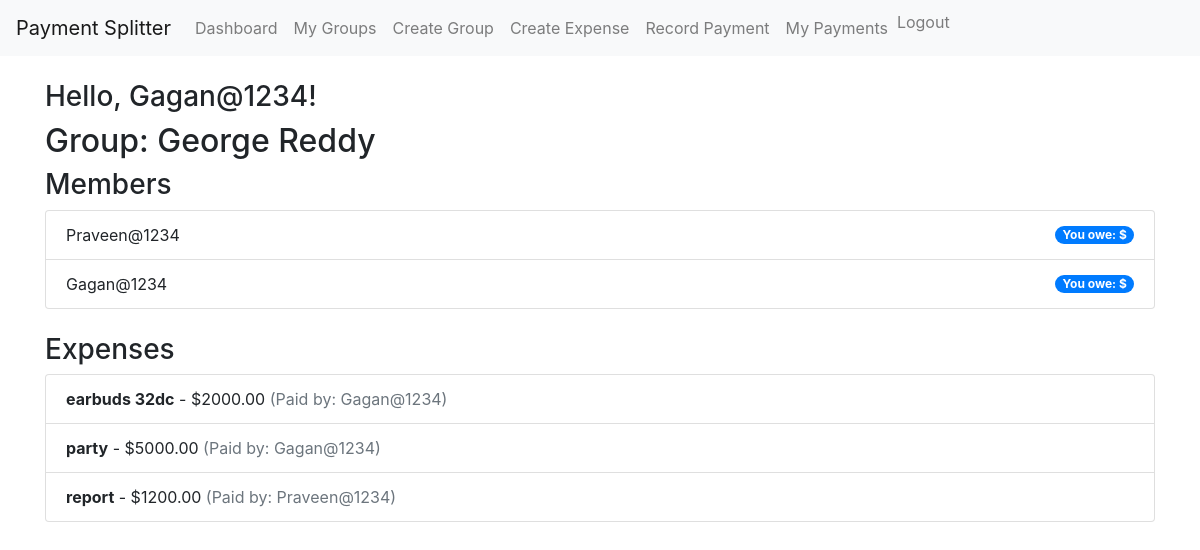
Page /groups/14/ (signed in) on the committed database.
### splitterApp/models.py (models this page shows, shortened)
class Group(models.Model):
    name = models.CharField(max_length=100)
    members = models.ManyToManyField(User, related_name='groups_members')

class Expense(models.Model):
    group = models.ForeignKey(Group, on_delete=models.CASCADE)
    amount = models.DecimalField(max_digits=10, decimal_places=2)
    description = models.CharField(max_length=255)
    created_by = models.ForeignKey(User, on_delete=models.CASCADE)
    created_at = models.DateTimeField(auto_now_add=True)
    payer = models.ForeignKey(User, related_name='expenses_paid', on_delete=models.CASCADE, default=1)  # Add this line
    custom_splits = jsonfield.JSONField(default=dict, blank=True)

### splitterApp/views.py (the view)
# urls.py: path('groups/<int:group_id>/', GroupDetailView, name='group_detail'),
def GroupDetailView(request, group_id):
    group = get_object_or_404(Group, id=group_id)
    expenses = Expense.objects.filter(group=group)
    balances = {member.id: 0 for member in group.members.all()}
    for expense in expenses:
        split_amount = expense.amount / group.members.count()
        balances[expense.payer.id] -= expense.amount  # Payer is owed this amount
        for member in group.members.all():
            if member.id != expense.payer.id:
                balances[member.id] += split_amount  # Non-payers owe this amount
    balances_display = {member.id: balances.get(member.id, 0) for member in group.members.all()}
    return render(request, 'group_detail.html', {
        'group': group,
        'expenses': expenses,
        'balances': balances_display,
    })

### splitterApp/templatetags/custom_filters.py (called while the page is built)
@register.filter
def absolute(value):
    try:
        return abs(float(value))
    except (ValueError, TypeError):
        return value

### splitterApp/templates/group_detail.html
{% extends "base.html" %}
{% load custom_filters %}
{% block content %}
  <h2>Group: {{ group.name }}</h2>
  <h3>Members</h3>
  <ul class="list-group">
    {% for member in group.members.all %}
      <li class="list-group-item d-flex justify-content-between align-items-center">
        {{ member.username }}
        <span class="badge badge-primary badge-pill">
          {% with balance=balances.member.id %}
            {% if balance >= 0 %}
              You are owed: ${{ balance }}
            {% else %}
              You owe: ${{ balance|absolute }}
            {% endif %}
          {% endwith %}
        </span>
      </li>
    {% endfor %}
  </ul>
  <h3 class="mt-4">Expenses</h3>
  <ul class="list-group">
    {% for expense in expenses %}
      <li class="list-group-item">
        <strong>{{ expense.description }}</strong> - ${{ expense.amount }}
        <span class="text-muted">(Paid by: {{ expense.payer.username }})</span>
      </li>
    {% endfor %}
  </ul>
{% endblock %}

### splitterApp/templates/base.html (shortened to what this page needs)
<!DOCTYPE html>
<html lang="en">
<head>
    <link href="https://stackpath.bootstrapcdn.com/bootstrap/4.5.2/css/bootstrap.min.css" rel="stylesheet">
</head>
<body>
    <nav class="navbar navbar-expand-lg navbar-light bg-light">
        <a class="navbar-brand" href="#">Payment Splitter</a>
        <div class="collapse navbar-collapse" id="navbarNav">
            <ul class="navbar-nav">
                {% if user.is_authenticated %}
                    <li class="nav-item">
                        <a class="nav-link" href="{% url 'dashboard' %}">Dashboard</a>
                    </li>
                    <li class="nav-item">
                        <a class="nav-link" href="{% url 'group_list' %}">My Groups</a>
                    </li>
                    <li class="nav-item">
                        <a class="nav-link" href="{% url 'create_group' %}">Create Group</a>
                    </li>
                    <li class="nav-item">
                        <a class="nav-link" href="{% url 'create_expense' %}">Create Expense</a>
                    </li>
                    <li class="nav-item">
                        <a class="nav-link" href="{% url 'create_payment' %}">Record Payment</a>
                    </li>
                    <li class="nav-item">
                        <a class="nav-link" href="{% url 'payment_list' %}">My Payments</a>
                    </li>
                    <li class="nav-item">
                        <form method="post" action="{% url 'logout' %}">
                        <button type="submit" class="btn btn-link nav-link" style="display: inline; padding: 0;">Logout</button>
                        </form>
                    </li>
                {% endif %}
            </ul>
        </div>
    </nav>
    <div class="container mt-4">
        <h3>Hello, {{ user.username }}!</h3>
        {% block content %}
        {% endblock %}
    </div>
</body>
</html>

### rows in the picture
Group: name "George Reddy"
Expense: description "earbuds 32dc", amount "2000.00", payer.username "Gagan@1234"
Expense: description "party", amount "5000.00", payer.username "Gagan@1234"
Expense: description "report", amount "1200.00", payer.username "Praveen@1234"

### other values in the picture
{{ user.username }} "Gagan@1234"
{{ member.username }} "Praveen@1234"
{{ member.username }} "Gagan@1234"
